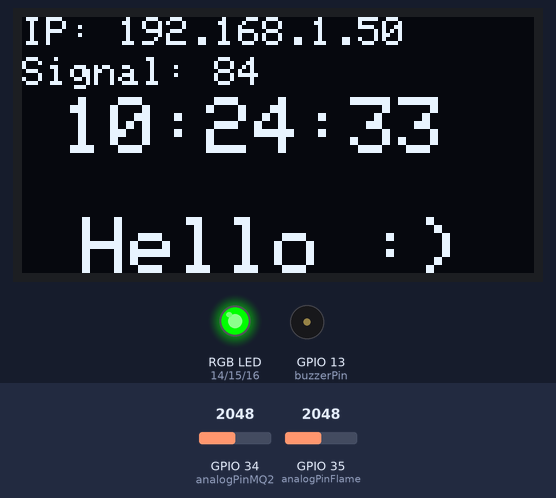
Bench run of a program on a simulated ESP32. On the bench: 128×64 one-colour display, an RGB LED mixed from three pins (HIGH = lit), buzzer (waves = sounding, pin HIGH). Dashed ring = blinking. Inputs (shaded band) come from the test bench; at power-on: GPIO 35 (analogPinFlame) = 2048, GPIO 34 (analogPinMQ2) = 2048. WiFi joins after 1.5 s; servers stay silent unless stated; the display library's start-up logo is not drawn; network time is answered at once with the bench clock; the local clock reads 2024-03-15 10:24:30 at power-on unless the program sets it; what the program prints to the serial monitor is not drawn.

Above: at 3.7 s.
4.8 s: GPIO 35 (analogPinFlame) set to 552
At 15.4 s:
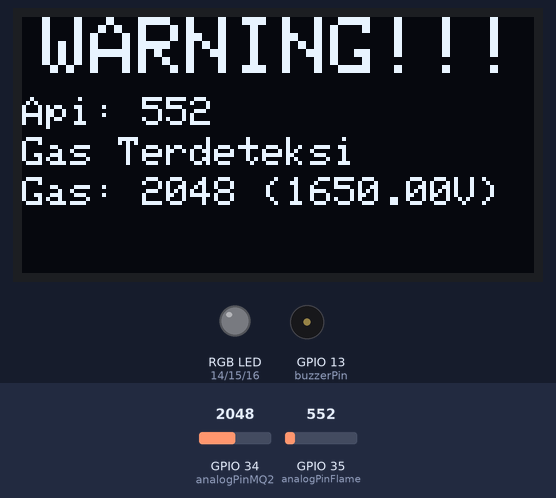
15.6 s: GPIO 35 (analogPinFlame) set to 465
At 18.65 s:
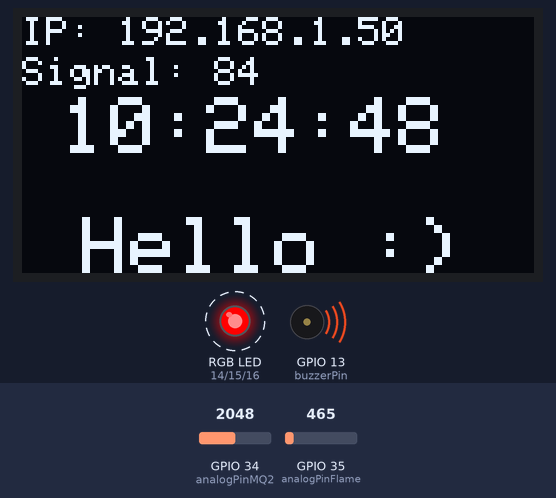
26.4 s: GPIO 35 (analogPinFlame) set to 540
At 28.8 s:
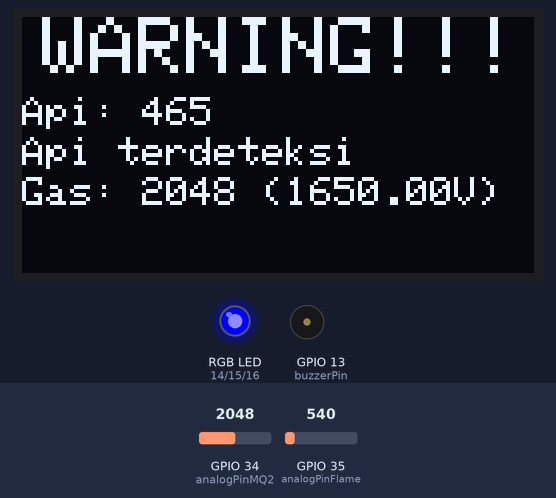
37.2 s: GPIO 34 (analogPinMQ2) set to 1972
At 37.73 s:
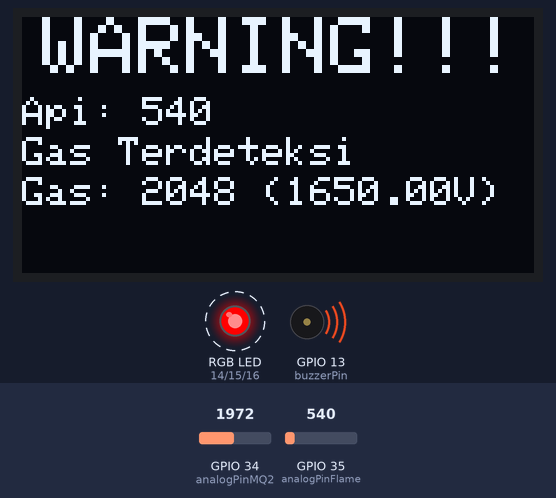
48.0 s: GPIO 34 (analogPinMQ2) set to 2040
At 49.29 s:
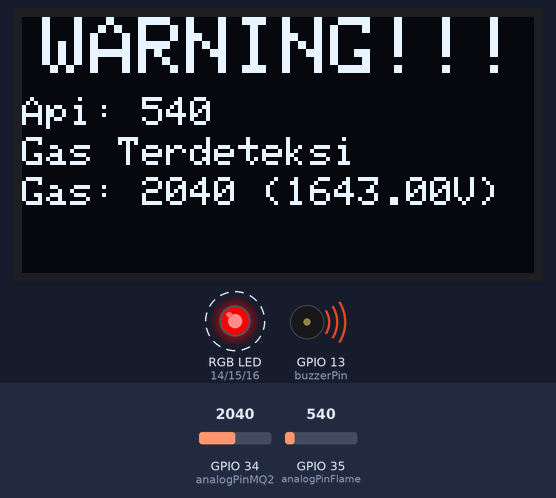
58.8 s: GPIO 34 (analogPinMQ2) set to 1960
At 63.0 s:
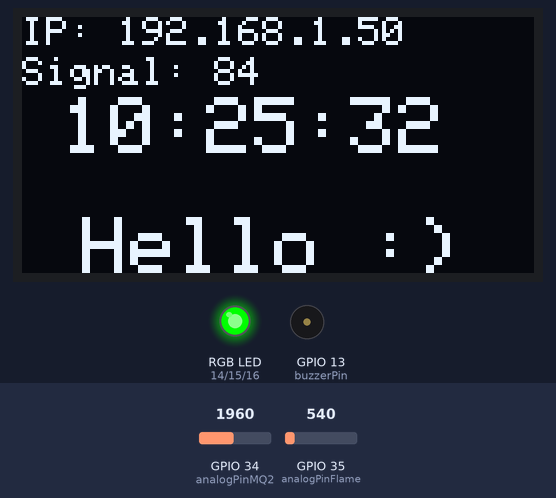
Timing chart, 0 to 64.5 s (numbered marks = the images above; inputs shaded):
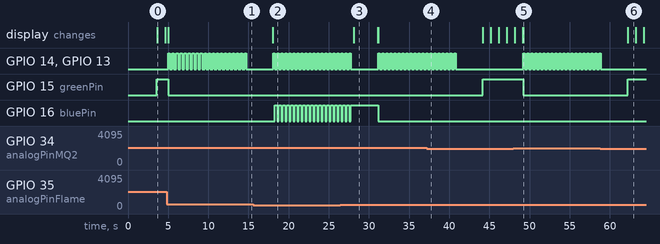

Measured:
- the behaviour switches between 500 and 499 on GPIO 35 (analogPinFlame) (found by bisection; images 1 and 2)
- the behaviour switches between 2001 and 2000 on GPIO 34 (analogPinMQ2) (found by bisection; images 3 and 4)
- after the input at 4.8 s, the display: changes after 0.23 s (image 1)
- after the input at 15.6 s, GPIO 16 (bluePin): alternates HIGH for 0.30 s and LOW for 0.20 s, starting after 2.7 s
- after the input at 26.4 s, GPIO 16 (bluePin): goes on until 31.1 s, then stays LOW
- after the input at 37.2 s, GPIO 14 (redPin), GPIO 13 (buzzerPin): goes on until 40.8 s, then stays LOW; GPIO 15 (greenPin): LOW → HIGH after 7.0 s
- after the input at 48.0 s, GPIO 14 (redPin), GPIO 13 (buzzerPin): alternates HIGH for 0.20 s and LOW for 0.30 s, starting after 1.2 s; GPIO 15 (greenPin): HIGH → LOW after 1.2 s; the display: first differs from a run without the input after 1.2 s (image 5)
- after the input at 58.8 s, GPIO 14 (redPin), GPIO 13 (buzzerPin): goes on until 58.9 s, then stays LOW; GPIO 15 (greenPin): LOW → HIGH after 3.4 s

The program:

main.cpp
```cpp
#include <WiFi.h>
#include <CTBot.h>
#include <Wire.h>
#include <Adafruit_GFX.h>
#include <Adafruit_SSD1306.h>
#include <NTPClient.h>
#include <WiFiUdp.h>
#include <WiFiManager.h>

// Ganti dengan nama WiFi dan password Anda
// const char *ssid = "Jakanet";         // Nama WiFi
// const char *password = "cicinghutan"; // Password WiFi

// Inisialisasi OLED Display
#define SCREEN_WIDTH 128
#define SCREEN_HEIGHT 64

// Ganti dengan token bot Anda
String botToken = "7548353591:AAER0KSfivNf4wQjLDtLOP4HU8fwCMtugMk"; // Bot token dari BotFather

// Ganti dengan chat ID pribadi yang benar
int64_t chat_id = 460734701; // Chat ID dari chat pribadi Anda dengan bot

CTBot myBot;
Adafruit_SSD1306 display(SCREEN_WIDTH, SCREEN_HEIGHT, &Wire, -1);
WiFiUDP ntpUDP;
NTPClient timeClient(ntpUDP, "pool.ntp.org", 8 * 3600, 60000); // +7 timezone (misalnya WIB)
unsigned long previousMillis = 0;
const long intervalTime = 1000;
unsigned long previousMillisSensor = 0; // Variabel untuk melacak waktu terakhir pembacaan sensor
const long intervalSensor = 5000;       // Interval 5 detik untuk pembacaan sensor

// Pin analog untuk membaca MQ-2
const int analogPinMQ2 = 34; // Pin analog tempat MQ-2 terhubung
// Pin analog untuk membaca sensor flame KY-026
const int analogPinFlame = 35; // Pin analog tempat KY-026 terhubung
// Pin untuk buzzer
const int buzzerPin = 13; // Pin digital untuk mengontrol buzzer

// Pin untuk LED RGB
const int redPin = 14;   // Pin untuk warna merah
const int greenPin = 15; // Pin untuk warna hijau
const int bluePin = 16;  // Pin untuk warna biru

bool wifiConnected = false;
TBMessage msg;

// Deklarasi Prototipe Fungsi
void setLEDColor(int red, int green, int blue);

void displayTimeOnOLED(String currentTime, String ipAddress, int strength)
{
  display.clearDisplay();              // Bersihkan layar
  display.setTextSize(0.5);            // Set ukuran font
  display.setTextColor(SSD1306_WHITE); // Set warna teks menjadi putih
  display.setCursor(0, 0);             // Set posisi kursor (X, Y)
  display.print("IP: ");
  display.println(ipAddress); // Tampilkan IP address

  display.setTextSize(2);
  display.setCursor(10, 20);    // Set posisi kursor (X, Y)
  display.println(currentTime); // Tampilkan waktu saat ini

  display.setTextSize(0.5);
  display.setCursor(0, 10);
  display.print("Signal: ");
  display.println(strength);

  display.setTextSize(2);
  display.setCursor(15, 50);
  display.println("Hello :)");
  display.display(); // Refresh layar untuk menampilkan konten
}

void displayWarningOnOLED(String warningMessage, int sensorValueFlame, int sensorValueMQ2, float voltageMQ2)
{
  display.clearDisplay();              // Bersihkan layar
  display.setTextSize(1);              // Set ukuran font lebih besar untuk pesan peringatan
  display.setTextColor(SSD1306_WHITE); // Set warna teks menjadi putih
  display.setTextSize(2);
  display.setCursor(5, 0);       // Set posisi kursor (X, Y)
  display.println("WARNING!!!"); // Tampilkan pesan peringatan
  display.setTextSize(1);
  display.setCursor(0, 30);        // Atur posisi teks selanjutnya
  display.println(warningMessage); // Tampilkan pesan peringatan spesifik (api/gas)
  String flameInfo = "Api: " + String(sensorValueFlame);
  String gasInfo = "Gas: " + String(sensorValueMQ2) + " (" + voltageMQ2 + "V)"; // Menampilkan 2 desimal

  display.setCursor(0, 20);   // Set posisi kursor untuk menampilkan nilai sensor api
  display.println(flameInfo); // Tampilkan nilai sensor api

  display.setCursor(0, 40); // Set posisi kursor untuk menampilkan nilai sensor gas
  display.println(gasInfo); // Tampilkan nilai sensor gas
  display.display();        // Refresh layar untuk menampilkan konten
}

void setup()
{
  // Inisialisasi serial monitor
  Serial.begin(115200);

  // Inisialisasi OLED
  if (!display.begin(SSD1306_SWITCHCAPVCC, 0x3C))
  { // I2C address 0x3C
    Serial.println(F("Gagal menginisialisasi OLED"));
    for (;;)
      ; // Loop tak terbatas jika gagal inisialisasi
  }
  display.display(); // Tampilkan konten awal
  delay(2000);       // Jeda selama 2 detik

  // Bersihkan buffer display
  display.clearDisplay();

  // Inisialisasi pin analog untuk MQ-2, sensor flame, dan buzzer
  pinMode(analogPinMQ2, INPUT);
  pinMode(analogPinFlame, INPUT);
  pinMode(buzzerPin, OUTPUT);

  // Setup PWM untuk RGB LED
  ledcSetup(0, 5000, 8); // Channel 0, 5 kHz, 8-bit resolution
  ledcSetup(1, 5000, 8); // Channel 1, 5 kHz, 8-bit resolution
  ledcSetup(2, 5000, 8); // Channel 2, 5 kHz, 8-bit resolution

  ledcAttachPin(redPin, 0);   // Sambungkan pin merah ke channel 0
  ledcAttachPin(greenPin, 1); // Sambungkan pin hijau ke channel 1
  ledcAttachPin(bluePin, 2);  // Sambungkan pin biru ke channel 2

  // Pastikan buzzer dan LED dalam keadaan mati pada awalnya
  digitalWrite(buzzerPin, LOW);
  setLEDColor(0, 0, 0); // Matikan semua warna LED

  // // Mulai koneksi ke WiFi
  WiFiManager wifiManager;

  // Coba untuk auto-connect
  if (!wifiManager.autoConnect("ESP32_AP"))
  {
    Serial.println("Gagal terhubung, rebooting...");
    delay(3000);
    ESP.restart();
  }
  // Serial.println("Menghubungkan ke WiFi...");
  // WiFi.begin(ssid, password);

  // Tunggu hingga terhubung
  unsigned long startAttemptTime = millis();
  while (WiFi.status() != WL_CONNECTED && millis() - startAttemptTime < 10000)
  {
    setLEDColor(0, 0, 255); // Warna biru saat mencoba terhubung
    delay(500);             // Kedip LED
    setLEDColor(0, 0, 0);   // Matikan LED
    delay(500);
  }

  if (WiFi.status() == WL_CONNECTED)
  {
    // WiFi berhasil terhubung
    wifiConnected = true;

    Serial.println("");
    Serial.println("Terhubung ke WiFi!");
    Serial.print("Alamat IP: ");
    Serial.println(WiFi.localIP());

    // Inisialisasi bot Telegram
    // Inisialisasi bot Telegram
    if (WiFi.status() == WL_CONNECTED)
    {
      myBot.wifiConnect(WiFi.SSID().c_str(), WiFi.psk().c_str()); // Menggunakan SSID dan password dari WiFi yang terhubung
    }
    else
    {
      Serial.println("WiFi tidak terhubung!");
      // Anda bisa menambahkan tindakan jika WiFi tidak terhubung
    }
    myBot.setTelegramToken(botToken);
    // myBot.wifiConnect(ssid, password); // Pastikan WiFi terhubung
    // myBot.setTelegramToken(botToken);  // Setel token bot

    // Periksa apakah terhubung ke bot Telegram
    if (myBot.testConnection())
    {
      Serial.println("Terhubung ke bot Telegram!");
    }
    else
    {
      Serial.println("Gagal terhubung ke bot Telegram.");
    }

    // Set LED hijau saat kondisi normal (terhubung ke WiFi)
    setLEDColor(0, 255, 0); // Warna hijau (normal)

    // Buat pesan yang akan dikirim, menginformasikan koneksi WiFi berhasil
    String message = "ESP32 terhubung ke WiFi: ";
    message += WiFi.SSID();
    message += "\nAlamat IP: ";
    message += WiFi.localIP().toString();

    // Kirim pesan ke Telegram
    bool success = myBot.sendMessage(chat_id, message);

    if (success)
    {
      Serial.println("Pesan berhasil dikirim!");
    }
    else
    {
      Serial.println("Gagal mengirim pesan.");
    }
  }
  else
  {
    // Gagal terhubung ke WiFi, set LED biru sebagai indikasi
    wifiConnected = false;
    Serial.println("Gagal terhubung ke WiFi. Sistem tetap berjalan tanpa koneksi.");

    // Jika tidak terhubung, atur LED biru
    setLEDColor(0, 0, 255); // LED biru ketika tidak terhubung
  }
  // Dapatkan IP address dari WiFi
  String ipAddress = WiFi.localIP().toString();
  timeClient.begin();
  timeClient.update();
  Serial.print("Alamat IP: ");
  Serial.println(ipAddress);

  int rssi = WiFi.RSSI();
  int strength = map(rssi, -100, -50, 0, 100);
  Serial.print("Signal: ");
  Serial.println(strength);
}

void loop()
{
  unsigned long currentMillis = millis(); // Ambil waktu saat ini

  // Perbarui waktu setiap 1 detik
  if (currentMillis - previousMillis >= intervalTime)
  {
    previousMillis = currentMillis; // Simpan waktu terakhir pembaruan

    // Perbarui waktu dari server NTP
    timeClient.update(); // Memperbarui waktu secara berkala di loop()

    // Ambil jam saat ini dalam format HH:MM:SS
    String formattedTime = timeClient.getFormattedTime();
    // Ambil IP address dari WiFi
    String ipAddress = WiFi.localIP().toString();
    int rssi = WiFi.RSSI();
    int strength = map(rssi, -100, -50, 0, 100);

    // Tampilkan waktu di OLED
    displayTimeOnOLED(formattedTime, ipAddress, strength);
  }
  // Cek status koneksi WiFi secara terus-menerus
  if (WiFi.status() != WL_CONNECTED)
  {
    if (wifiConnected)
    {
      // Jika WiFi baru saja terputus
      wifiConnected = false;
      setLEDColor(0, 0, 255); // Set LED menjadi biru
      Serial.println("WiFi terputus!");
    }
    else
    {
      wifiConnected = true;
      setLEDColor(0, 0, 255); // Set LED menjadi hijau
      Serial.println("WiFi gagal terhubung");
    }
  }

  if (currentMillis - previousMillisSensor >= intervalSensor)
  {
    previousMillisSensor = currentMillis;

    // Membaca nilai dari sensor MQ-2
    int sensorValueMQ2 = analogRead(analogPinMQ2);

    // Membaca nilai dari sensor flame KY-026 (pin analog)
    int sensorValueFlame = analogRead(analogPinFlame);

    // Konversi nilai sensor MQ-2 menjadi tegangan (0 - 3.3V)
    float voltageMQ2 = sensorValueMQ2 * (3.3 / 4095.0); // 4095 adalah resolusi ADC pada ESP32

    // Menampilkan nilai sensor di Serial Monitor
    Serial.print("Nilai sensor MQ-2: ");
    Serial.print(sensorValueMQ2);
    Serial.print(" - Tegangan: ");
    Serial.print(voltageMQ2);
    Serial.println(" V");

    // Menampilkan nilai sensor flame di Serial Monitor
    Serial.print("Nilai sensor api: ");
    Serial.println(sensorValueFlame);

    // Deteksi api (misalnya jika nilai sensor flame lebih rendah dari ambang batas tertentu)
    if (sensorValueFlame < 500)
    { // Misalnya, jika nilai analog flame kurang dari 300, api terdeteksi
      Serial.println("Api terdeteksi!");
      // digitalWrite(buzzerPin, HIGH); // Aktifkan buzzer
      unsigned long startTime = millis(); // Catat waktu mulai
      while (millis() - startTime < 10000)
      {                                // Loop selama 10 detik
        digitalWrite(buzzerPin, HIGH); // Buzzer ON
        setLEDColor(255, 0, 0);        // LED merah ON
        delay(200);                    // Tunda 200ms

        digitalWrite(buzzerPin, LOW); // Buzzer OFF
        setLEDColor(0, 0, 255);       // LED biru ON
        delay(300);                   // Tunda 300ms
      }

      // Kirim pesan peringatan ke Telegram
      String alertMessage = "Peringatan! Api terdeteksi!";
      alertMessage += "\nNilai sensor: ";
      alertMessage += String(sensorValueFlame);
      displayWarningOnOLED("Api terdeteksi", sensorValueFlame, sensorValueMQ2, (int)(voltageMQ2 * 1000)); // Tampilkan peringatan di OLED
      bool success = myBot.sendMessage(chat_id, alertMessage);

      if (success)
      {
        Serial.println("Pesan peringatan api berhasil dikirim!");
      }
      else
      {
        Serial.println("Gagal mengirim pesan peringatan api.");
      }

      // Tunggu sebentar sebelum pengecekan berikutnya
      delay(3000); // 10 detik jeda setelah peringatan dikirim
    }
    else if (sensorValueMQ2 > 2000)
    { // Jika nilai sensor gas MQ-2 melebihi ambang batas
      String alertMessage = "Peringatan! Gas terdeteksi!\n";
      alertMessage += "Nilai sensor: ";
      alertMessage += String(sensorValueMQ2);
      alertMessage += "\nTegangan: ";
      alertMessage += String(voltageMQ2) + " V";
      displayWarningOnOLED("Gas Terdeteksi", sensorValueFlame, sensorValueMQ2, (int)(voltageMQ2 * 1000)); // Ta,mpilkan peringatan di OLED

      // Aktifkan buzzer dan LED merah berkedip
      // digitalWrite(buzzerPin, HIGH);
      unsigned long startTime = millis(); // Catat waktu mulai
      while (millis() - startTime < 10000)
      {                                // Loop selama 10 detik
        digitalWrite(buzzerPin, HIGH); // Buzzer ON
        setLEDColor(255, 0, 0);        // LED merah ON
        delay(200);                    // Tunda 200ms

        digitalWrite(buzzerPin, LOW); // Buzzer OFF
        setLEDColor(0, 0, 0);         // LED mati
        delay(300);                   // Tunda 300ms
      }

      // Kirim pesan peringatan ke Telegram
      bool success = myBot.sendMessage(chat_id, alertMessage);

      if (success)
      {
        Serial.println("Pesan peringatan berhasil dikirim!");
      }
      else
      {
        Serial.println("Gagal mengirim pesan peringatan.");
      }

      // Tunggu sebentar sebelum pengecekan berikutnya
      delay(3000); // 10 detik jeda setelah peringatan dikirim
    }
    else
    {
      // Matikan buzzer dan kembali ke kondisi normal (LED hijau)
      digitalWrite(buzzerPin, LOW);
      setLEDColor(0, 255, 0); // Warna hijau (normal)
      Serial.println("Tidak ada gas atau api terdeteksi, buzzer mati.");
    }
  }
}

// Fungsi untuk mengatur warna LED RGB menggunakan PWM
void setLEDColor(int red, int green, int blue)
{
  ledcWrite(0, red);   // Atur intensitas warna merah
  ledcWrite(1, green); // Atur intensitas warna hijau
  ledcWrite(2, blue);  // Atur intensitas warna biru
}
```

index.h
```cpp
#ifndef INDEX_H
#define INDEX_H

const char index_html[] = R"rawliteral(
<!DOCTYPE html>
<html lang="en">
<head>
    <meta charset="UTF-8">
    <meta name="viewport" content="width=device-width, initial-scale=1.0">
    <title>STechiezDIY</title>
    <style>
        body {
            display: flex;
            justify-content: center;
            align-items: flex-start;
            height: 100vh;
            margin: 0;
            background-color: #282c34;
            color: white;
            font-family: Arial, sans-serif;
        }
        .center-content {
            text-align: center;
            margin-top: 50px;
        }
        h1 {
            font-size: 4em;
            margin-bottom: 20px;
        }
        .adc-value {
            margin: 20px 0;
            font-size: 3em;
            font-weight: bold;
            color: #61dafb;
        }
        .button {
            margin: 10px;
            padding: 20px 40px;
            font-size: 2em;
            cursor: pointer;
            border: none;
            border-radius: 5px;
            background-color: #61dafb;
            color: #282c34;
            transition: background-color 0.3s, color 0.3s;
        }
        .button:hover {
            background-color: #21a1f1;
            color: white;
        }
    </style>
</head>
<body>
    <div class="center-content">
        <h1>STechiezDIY</h1>
        <div class="adc-value">ADC Value: <span id="adcValue">0</span></div>
        <button class="button" onclick="openYouTube()">Open YouTube</button>
        <button class="button" onclick="toggleLED()">LED Switch</button>
    </div>

    <script>
        function openYouTube() {
            window.open('https://www.youtube.com/@StechiezDIY?sub_confirmation=1', '_blank');
        }

        function toggleLED() {
            var xhttp = new XMLHttpRequest();
            alert('LED toggled');  // Showing an alert for visual feedback
            xhttp.open("GET", "led_toggle", true);
            xhttp.send();
        }

        function getADCValue() {
            var xhttp = new XMLHttpRequest();
            xhttp.onreadystatechange = function() {
                if (this.readyState == 4 && this.status == 200) {
                    document.getElementById("adcValue").innerHTML = this.responseText;
                }
            };
            xhttp.open("GET", "adc_value", true);
            xhttp.send();
        }

        setInterval(() => {
            getADCValue();
        }, 1000);  // Update every second
    </script>
</body>
</html>
)rawliteral";

#endif // INDEX_H
```

wifi_manager.cpp
```cpp
#include "wifi_manager.h"
#include <ESPAsyncWebServer.h>
#include "index.h"

const char *http_username = "stechiez";
const char *http_password = "test1234";

AsyncWebServer server(80); // Membuat instance AsyncWebServer

void setupWiFi()
{
  WiFi.mode(WIFI_STA);
  WiFiManager wm;

  bool res = wm.autoConnect("AutoConnectAP", "password");
  if (!res)
  {
    Serial.println("Gagal terhubung");
    // ESP.restart(); // Uncomment jika ingin merestart
  }
  else
  {
    Serial.println("Terhubung ke WiFi!");
  }

  // Mengatur rute server
  server.on("/", HTTP_GET, [](AsyncWebServerRequest *request)
            {
        if (!request->authenticate(http_username, http_password))
            return request->requestAuthentication();
        request->send_P(200, "text/html", index_html, NULL); });

  // Tambahkan rute lainnya di sini

  server.begin();
}

void handleWebRequests(AsyncWebServer &server)
{
  server.onNotFound([](AsyncWebServerRequest *request)
                    { request->send(404, "text/plain", "Tidak ditemukan"); });
}
```

wifi_manager.h
```cpp
#ifndef WIFI_MANAGER_H
#define WIFI_MANAGER_H

#include <WiFiManager.h>
#include <ESPAsyncWebServer.h>

void setupWiFi();
void handleWebRequests(AsyncWebServer &server);

#endif // WIFI_MANAGER_H
```
